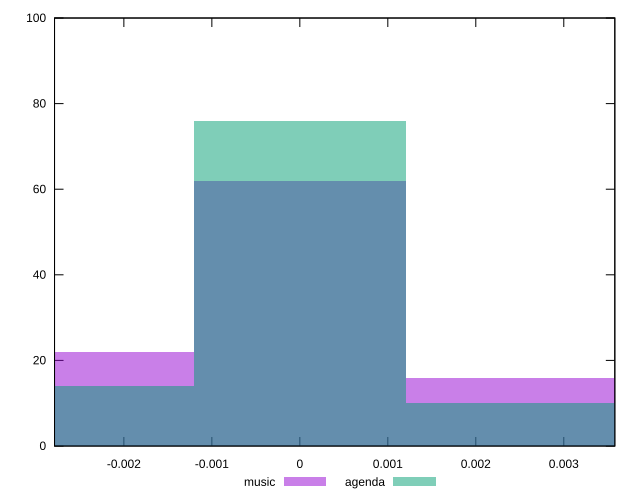

This figure's gnuplot source:
reset

$music <<EOF
-0.002403244613629548 22
0.002403244613629548 16
0 62
EOF

$agenda <<EOF
0 76
-0.002403244613629548 14
0.002403244613629548 10
EOF

set key outside below
set boxwidth 0.002403244613629548
set xrange [-0.002788039773964076:0.003580172013998817]
set yrange [0:100]
set trange [0:100]
set style fill transparent solid 0.5 noborder
set terminal svg size 640, 500 enhanced background rgb 'white'
set output "report/report_00029_2021-02-24T13-36-40.390Z/meta/pScore-difference/comparison/histogram/0_vs_1.svg"

plot $music title "music" with boxes, \
     $agenda title "agenda" with boxes

reset
